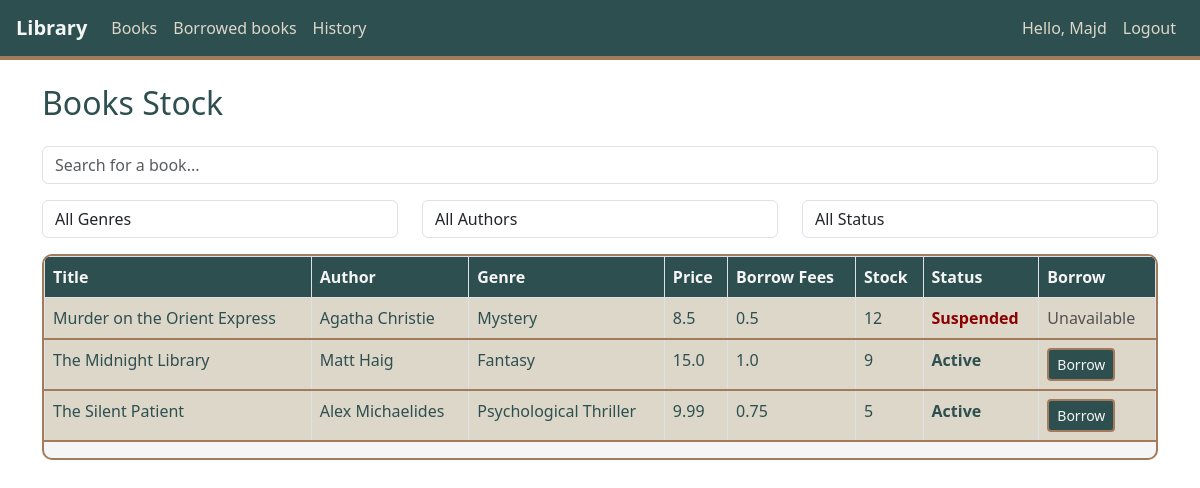
/ (signed in), run on the app's committed database.
### tables this page shows
CREATE TABLE books (    id INTEGER PRIMARY KEY AUTOINCREMENT,    title TEXT NOT NULL,    author_id INTEGER NOT NULL,    genre_id INTEGER NOT NULL,    stock INTEGER NOT NULL DEFAULT 0,    status TEXT NOT NULL DEFAULT 'active',       buy_price REAL NOT NULL DEFAULT 0,           borrow_fee REAL NOT NULL DEFAULT 0,         FOREIGN KEY (author_id) REFERENCES authors(id),    FOREIGN KEY (genre_id) REFERENCES genres(id));

CREATE TABLE authors (    id INTEGER PRIMARY KEY AUTOINCREMENT,    name TEXT NOT NULL UNIQUE);

CREATE TABLE genres (    id INTEGER PRIMARY KEY AUTOINCREMENT,    name TEXT NOT NULL UNIQUE);

### app.py (the view)
@app.route("/", methods=["GET", "POST"])
@login_required
def index():
    rows = db.execute("""
            SELECT books.id, books.title, books.stock, books.status, books.buy_price , books.borrow_fee,
                authors.name AS author,
                genres.name AS genre
            FROM books
            JOIN authors ON books.author_id = authors.id
            JOIN genres ON books.genre_id = genres.id
            ORDER BY books.title
        """)
    genres = db.execute("SELECT DISTINCT name FROM genres")
    authors = db.execute("SELECT DISTINCT name FROM authors")
    return render_template("index.html", books=rows, genres=genres, authors=authors)

### app.py (called while the page is built)
def login_required(f):
    @wraps(f)
    def decorated_function(*args, **kwargs):
        if session.get("user_id") is None:
            flash("You must be logged in.")
            return redirect("/login")
        return f(*args, **kwargs)
    return decorated_function

### templates/index.html (shortened to what this page needs)
{% extends "layout.html" %}
{% block body %}
<h2 class="mb-4" style="color:#2E4F4F;">Books Stock</h2>
<input id="search" class="form-control my-3" placeholder="Search for a book...">
<div class="row mb-3">
    <div class="col-md-4">
        <select id="filter-genre" class="form-control">
            <option value="">All Genres</option>
        </select>
    </div>
    <div class="col-md-4">
        <select id="filter-author" class="form-control">
            <option value="">All Authors</option>
        </select>
    </div>
    <div class="col-md-4">
        <select id="filter-status" class="form-control">
            <option value="">All Status</option>
        </select>
    </div>
</div>
<div class="stock-table table-responsive">
    <table class="table table-bordered">
        <thead>
            <tr>
                <th>Title</th>
                <th>Author</th>
                <th>Genre</th>
                <th>Price</th>
                <th>Borrow Fees</th>
                <th>Stock</th>
                <th>Status</th>
                {% if session.get("role") == "admin" %}
                <th>Actions</th>
                {% else %}
                <th>Borrow</th>
                {% endif %}
            </tr>
        </thead>
        <tbody>
            {% for book in books %}
            <tr>
                <td>{{ book.title }}</td>
                <td>{{ book.author }}</td>
                <td>{{ book.genre }}</td>
                <td>{{ book.buy_price }}</td>
                <td>{{ book.borrow_fee }}</td>
                <td>{{ book.stock }}</td>
                <td>
                    {% if book.status == 'active' %}
                        <span class="status-active">Active</span>
                    {% else %}
                        <span class="status-suspended">Suspended</span>
                    {% endif %}
                </td>
                {% if session.get("role") == "admin" %}
                <td>
                    <a href="/admin/books/edit/{{ book.id }}" class="btn btn-edit btn-sm">Edit</a>
                    <a href="/admin/books/suspend/{{ book.id }}" class="btn btn-suspend btn-sm">Suspend</a>
                </td>
                {% else %}
                    <td>
                    {% if book.status == 'active' and book.stock > 0 %}
                        <a href="/borrow/{{ book.id }}" class="btn btn-edit btn-sm">Borrow</a>
                    {% else %}
                        <span class="text-muted">Unavailable</span>
                    {% endif %}
                    </td>
                {% endif %}
            </tr>
            {% endfor %}
        </tbody>
    </table>
</div>
{% endblock %}

### templates/layout.html (shortened to what this page needs)
<!DOCTYPE html>
<html lang="en">
<head>
    <link href="https://cdn.jsdelivr.net/npm/bootstrap@5.3.8/dist/css/bootstrap.min.css" rel="stylesheet">
    <link href="/static/css/styles.css" rel="stylesheet">
</head>
<body>
    <nav class="navbar navbar-expand-lg custom-navbar px-3">
        <a class="navbar-brand text-light" href="/">Library</a>
        <div class="collapse navbar-collapse" id="navbarNav">
            <ul class="navbar-nav me-auto">
                {% if session.get("user_id") %}
                    <li class="nav-item"><a class="nav-link" href="/">Books</a></li>
                    <li class="navi-tem"><a class="nav-link" href="/borrowed_books">Borrowed books</a></li>
                    <li class="nav-item"><a class="nav-link" href="/history">History</a></li>
                {% endif %}
            </ul>
            <ul class="navbar-nav ms-auto">
                {% if session.get("user_id") %}
                    <li class="nav-item"><span class="nav-link disabled">Hello, {{ session.username }} </span></li>
                    <li class="nav-item"><a class="nav-link" href="/logout">Logout</a></li>
                {% else %}
                    <li class="nav-item"><a class="nav-link" href="/login">Login</a></li>
                {% endif %}
            </ul>
        </div>
    </nav>
    <main class="container py-4">
        {% block body %}{% endblock %}
    </main>
</body>
</html>

### static/css/styles.css (style rules this page uses)
.custom-navbar { background-color: #2E4F4F; border-bottom: 4px solid #A27B5C; }
.custom-navbar .nav-link { color: #DCD7C9 !important; font-weight: 500; }
.custom-navbar .navbar-brand { font-weight: bold; color: #F5F5F5 !important; }
.stock-table { background-color: #F5F5F5; border: 2px solid #A27B5C; border-radius: 10px; overflow: hidden; }
.stock-table th { background-color: #2E4F4F; color: #F5F5F5; font-weight: 600; }
.stock-table td { background-color: #DCD7C9; color: #2E4F4F; border-bottom: 2px solid #A27B5C; }
.status-active { color: #2E4F4F; font-weight: bold; }
.status-suspended { color: #8B0000; font-weight: bold; }
.btn-edit { background-color: #2E4F4F; color: #F5F5F5; border: 2px solid #A27B5C; }

### data on the page
books: title "Murder on the Orient Express", author "Agatha Christie", genre "Mystery", buy_price "8.5", borrow_fee "0.5", stock "12", status "Suspended"
books: title "The Midnight Library", author "Matt Haig", genre "Fantasy", buy_price "15.0", borrow_fee "1.0", stock "9", status "Active"
books: title "The Silent Patient", author "Alex Michaelides", genre "Psychological Thriller", buy_price "9.99", borrow_fee "0.75", stock "5", status "Active"

### other printed values
{{ session.username }} "Majd"
